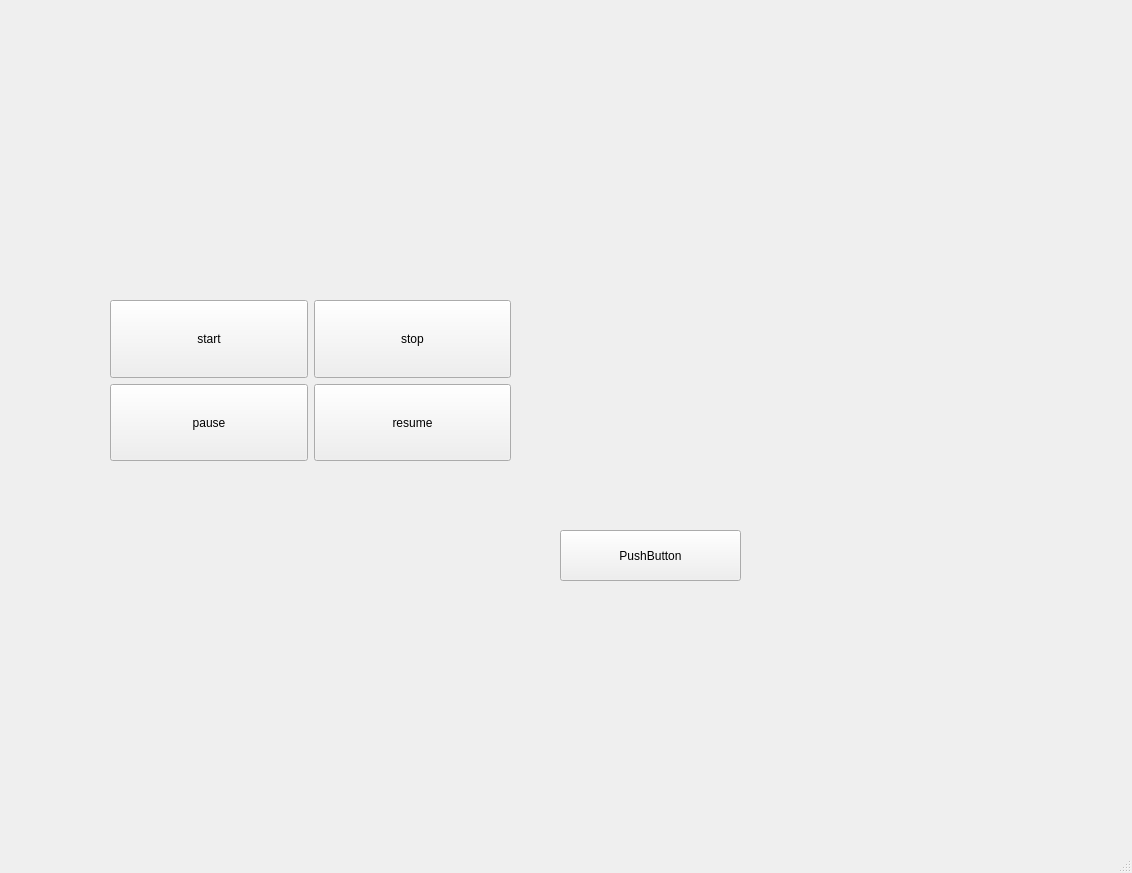
<?xml version="1.0" encoding="UTF-8"?>
<ui version="4.0">
 <class>MainWindow</class>
 <widget class="QMainWindow" name="MainWindow">
  <property name="geometry">
   <rect>
    <x>0</x>
    <y>0</y>
    <width>1132</width>
    <height>873</height>
   </rect>
  </property>
  <property name="windowTitle">
   <string>MainWindow</string>
  </property>
  <widget class="QWidget" name="centralwidget">
   <widget class="QWidget" name="gridLayoutWidget">
    <property name="geometry">
     <rect>
      <x>110</x>
      <y>300</y>
      <width>401</width>
      <height>161</height>
     </rect>
    </property>
    <layout class="QGridLayout" name="gridLayout">
     <item row="0" column="1">
      <widget class="QPushButton" name="pushButton_stop">
       <property name="sizePolicy">
        <sizepolicy hsizetype="Minimum" vsizetype="Expanding">
         <horstretch>0</horstretch>
         <verstretch>0</verstretch>
        </sizepolicy>
       </property>
       <property name="text">
        <string>stop</string>
       </property>
      </widget>
     </item>
     <item row="0" column="0">
      <widget class="QPushButton" name="pushButton_start">
       <property name="sizePolicy">
        <sizepolicy hsizetype="Minimum" vsizetype="Expanding">
         <horstretch>0</horstretch>
         <verstretch>0</verstretch>
        </sizepolicy>
       </property>
       <property name="text">
        <string>start</string>
       </property>
      </widget>
     </item>
     <item row="1" column="0">
      <widget class="QPushButton" name="pushButton_pause">
       <property name="sizePolicy">
        <sizepolicy hsizetype="Minimum" vsizetype="Expanding">
         <horstretch>0</horstretch>
         <verstretch>0</verstretch>
        </sizepolicy>
       </property>
       <property name="text">
        <string>pause</string>
       </property>
      </widget>
     </item>
     <item row="1" column="1">
      <widget class="QPushButton" name="pushButton_resume">
       <property name="sizePolicy">
        <sizepolicy hsizetype="Minimum" vsizetype="Expanding">
         <horstretch>0</horstretch>
         <verstretch>0</verstretch>
        </sizepolicy>
       </property>
       <property name="text">
        <string>resume</string>
       </property>
      </widget>
     </item>
    </layout>
   </widget>
   <widget class="QPushButton" name="pushButton">
    <property name="geometry">
     <rect>
      <x>560</x>
      <y>530</y>
      <width>181</width>
      <height>51</height>
     </rect>
    </property>
    <property name="text">
     <string>PushButton</string>
    </property>
   </widget>
  </widget>
  <widget class="QMenuBar" name="menubar">
   <property name="geometry">
    <rect>
     <x>0</x>
     <y>0</y>
     <width>1132</width>
     <height>28</height>
    </rect>
   </property>
  </widget>
  <widget class="QStatusBar" name="statusbar"/>
 </widget>
 <resources/>
 <connections/>
</ui>
